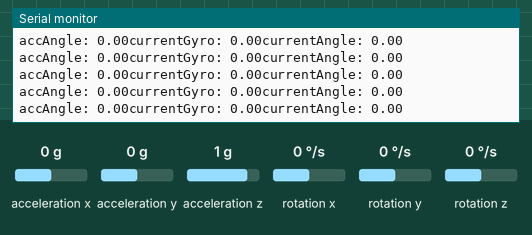
Simulated run of this sketch. Board: ESP8266 (NodeMCU). Parts: the last lines printed to the serial monitor. Wiring (inferred from the names in the program): MPU-6050 motion sensor at I2C address 0x68. The inputs (shaded band) are chosen by the test bench; at power-on: acceleration x 0 g, acceleration z 1 g, rotation y 0 °/s, acceleration y 0 g, rotation x 0 °/s, rotation z 0 °/s.

Above: at 1.5 s.
1.6 s: acceleration x set to -1.4 g
At 1.79 s:
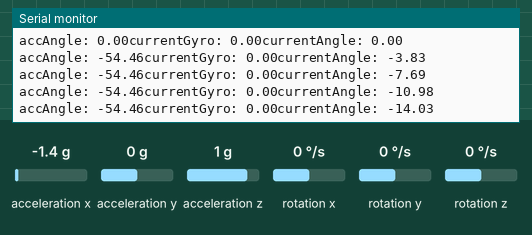
4.6 s: acceleration z set to -1.4 g
At 4.71 s:
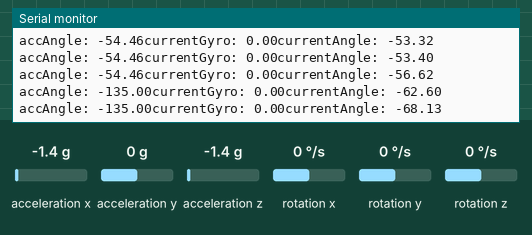
7.6 s: rotation y set to -100 °/s
At 7.66 s:
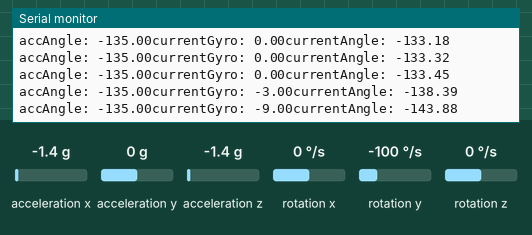
10.6 s: acceleration x set to 0 g
At 10.64 s:
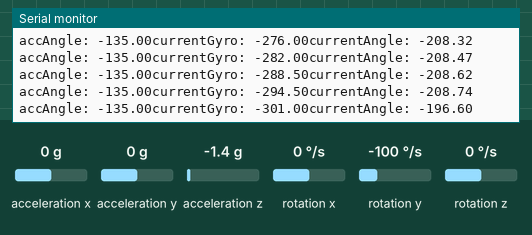
13.6 s: acceleration z set to 0 g
At 13.63 s:
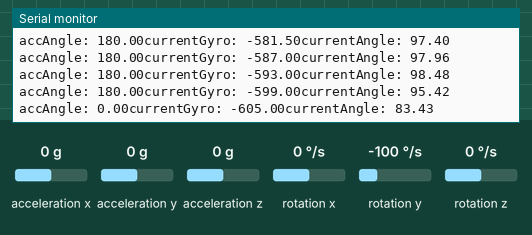
16.6 s: rotation y set to 192 °/s
At 16.65 s:
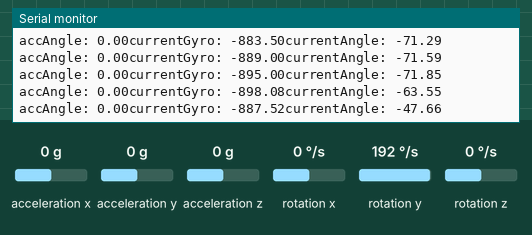
Timing chart, 0 to 19.6 s (numbered marks = the images above; inputs shaded):
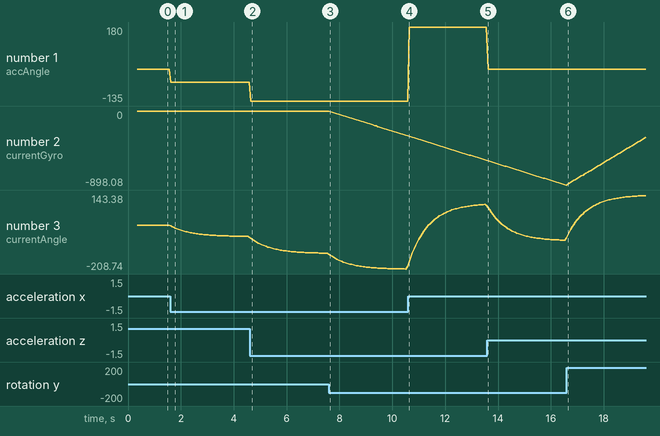

Measured:
- after the input at 1.6 s, the serial monitor: prints a new line at once (image 1)
- plotted number 1: 0 → -54.46 after the input at 1.6 s
- plotted number 3: 0 → -56.62 after the input at 1.6 s

The sketch:

GyroRoboter.ino
```cpp
#include <Wire.h>
#include <math.h>

// MPU6050 Slave Device Address
const uint8_t MPU6050SlaveAddress = 0x68;

// Select SDA and SCL pins for I2C communication
const uint8_t scl = D6;
const uint8_t sda = D7;

// sensitivity scale factor respective to full scale setting provided in datasheet
const uint16_t AccelScaleFactor = 16384;
const uint16_t GyroScaleFactor = 131;

// MPU6050 few configuration register addresses
const uint8_t MPU6050_REGISTER_SMPLRT_DIV   =  0x19;
const uint8_t MPU6050_REGISTER_USER_CTRL    =  0x6A;
const uint8_t MPU6050_REGISTER_PWR_MGMT_1   =  0x6B;
const uint8_t MPU6050_REGISTER_PWR_MGMT_2   =  0x6C;
const uint8_t MPU6050_REGISTER_CONFIG       =  0x1A;
const uint8_t MPU6050_REGISTER_GYRO_CONFIG  =  0x1B;
const uint8_t MPU6050_REGISTER_ACCEL_CONFIG =  0x1C;
const uint8_t MPU6050_REGISTER_FIFO_EN      =  0x23;
const uint8_t MPU6050_REGISTER_INT_ENABLE   =  0x38;
const uint8_t MPU6050_REGISTER_ACCEL_XOUT_H =  0x3B;
const uint8_t MPU6050_REGISTER_SIGNAL_PATH_RESET  = 0x68;


//
const uint8_t MPU6050_REGISTER_GYRO_XOUT_H = 0x43;
const uint8_t MPU6050_REGISTER_GYRO_YOUT_H = 0x45;
//

int16_t AccelX, AccelY, AccelZ, Temperature, GyroX, GyroY, GyroZ;

int16_t gyroRate = 0;
int16_t gyroCalli = 0;
float gyroAngle = 0.0;
float accAngle = 0.0;

float currentAngle = 0.0;
float currentGyro = 0.0;

//unsigned long currTime, prevTime=0, loopTime;

void setup() {
  Serial.begin(9600);
  Wire.begin(sda, scl);
  MPU6050_Init();
  callibrateGyroValues();
  Timer_Init();
}

void loop() {
  double Ax, Ay, Az, T, Gx, Gy, Gz;

  //GyroRate timer interval calculation
  //currTime = millis();
  //loopTime = currTime - prevTime;
  //prevTime = currTime;


  //Read_RawValue(MPU6050SlaveAddress, MPU6050_REGISTER_ACCEL_XOUT_H);


  //divide each with their sensitivity scale factor
  //Ax = (double)AccelX/AccelScaleFactor;
  //Ay = (double)AccelY/AccelScaleFactor;
  //Az = (double)AccelZ/AccelScaleFactor;
  //T = (double)Temperature/340+36.53; //temperature formula
  //Gx = (double)GyroX/GyroScaleFactor;
  //Gy = (double)GyroY/GyroScaleFactor;
  //Gz = (double)GyroZ/GyroScaleFactor;

  //---
  //accAngle = calcAccAngle(Ay, Az);
  //---

  //---
  //gyroRate = map(GyroX, -32768, 32767, -250, 250); // brauchen wir glaub ich nicht. int16_t Range ( -32768, 32767 ) werte /131 (GyroScaleFactor) = -250 250
  //gyroAngle = gyroAngle + (float)gyroRate*loopTime/1000;
  //---


  /*
   *  Print RAW Values
  */
  /*
  //Accerleration
  Serial.print("Ax: "); Serial.print(Ax);
  Serial.print(" Ay: "); Serial.print(Ay);
  Serial.print(" Az: "); Serial.println(Az);
 // Serial.print(" T: "); Serial.print(T);
  //Gyrosensor
  Serial.print(" Gx: "); Serial.print(Gx);
  Serial.print(" Gy: "); Serial.print(Gy);
  Serial.print(" Gz: "); Serial.println(Gz);
   */

 //Serial.println(accAngle);
 //Serial.println(gyroAngle);
 Serial.print("accAngle: "); Serial.print(accAngle);
 Serial.print("currentGyro: "); Serial.print(currentGyro);
 Serial.print("currentAngle: "); Serial.println(currentAngle);
  //delay(5);
}

void I2C_Write(uint8_t deviceAddress, uint8_t regAddress, uint8_t data){
  Wire.beginTransmission(deviceAddress);
  Wire.write(regAddress);
  Wire.write(data);
  Wire.endTransmission();
}

// read all 14 register
void Read_RawValue(uint8_t deviceAddress, uint8_t regAddress){
  Wire.beginTransmission(deviceAddress);
  Wire.write(regAddress);
  Wire.endTransmission();
  Wire.requestFrom(deviceAddress, (uint8_t)14);
  AccelX = (((int16_t)Wire.read()<<8) | Wire.read());
  AccelY = (((int16_t)Wire.read()<<8) | Wire.read());
  AccelZ = (((int16_t)Wire.read()<<8) | Wire.read());
  Temperature = (((int16_t)Wire.read()<<8) | Wire.read());
  GyroX = (((int16_t)Wire.read()<<8) | Wire.read());
  GyroY = (((int16_t)Wire.read()<<8) | Wire.read());
  GyroZ = (((int16_t)Wire.read()<<8) | Wire.read());
}

void Read_OneRawValue(uint8_t deviceAddress, uint8_t regAddress){
  Wire.beginTransmission(deviceAddress);
  Wire.write(regAddress);
  Wire.endTransmission();
  Wire.requestFrom(deviceAddress, (uint8_t)2);
  GyroX = (((int16_t)Wire.read()<<8) | Wire.read());
}

void Read_OneRawValueYGyro(uint8_t deviceAddress, uint8_t regAddress){
  Wire.beginTransmission(deviceAddress);
  Wire.write(regAddress);
  Wire.endTransmission();
  Wire.requestFrom(deviceAddress, (uint8_t)2);
  GyroY = (((int16_t)Wire.read()<<8) | Wire.read());
}


float calcAccAngle(double accY, double accZ) {
  return atan2(accY, accZ)*RAD_TO_DEG;
}


//configure MPU6050
void MPU6050_Init(){
  delay(150);
  I2C_Write(MPU6050SlaveAddress, MPU6050_REGISTER_SMPLRT_DIV, 0x07);
  I2C_Write(MPU6050SlaveAddress, MPU6050_REGISTER_PWR_MGMT_1, 0x01);
  I2C_Write(MPU6050SlaveAddress, MPU6050_REGISTER_PWR_MGMT_2, 0x00);
  I2C_Write(MPU6050SlaveAddress, MPU6050_REGISTER_CONFIG, 0x00);
  I2C_Write(MPU6050SlaveAddress, MPU6050_REGISTER_GYRO_CONFIG, 0x00);//set +/-250 degree/second full scale
  I2C_Write(MPU6050SlaveAddress, MPU6050_REGISTER_ACCEL_CONFIG, 0x00);// set +/- 2g full scale
  I2C_Write(MPU6050SlaveAddress, MPU6050_REGISTER_FIFO_EN, 0x00);
  I2C_Write(MPU6050SlaveAddress, MPU6050_REGISTER_INT_ENABLE, 0x01);
  I2C_Write(MPU6050SlaveAddress, MPU6050_REGISTER_SIGNAL_PATH_RESET, 0x00);
  I2C_Write(MPU6050SlaveAddress, MPU6050_REGISTER_USER_CTRL, 0x00);
}

//configure Interrupt
void Timer_Init(){
  timer1_attachInterrupt(onTimerISR);
  timer1_enable(TIM_DIV16, TIM_EDGE, TIM_LOOP);
  timer1_write(25000); //5ms
}

//Interrupt Service Routine on timer event
void onTimerISR(){
  Read_RawValue(MPU6050SlaveAddress, MPU6050_REGISTER_ACCEL_XOUT_H);

  /*
   * Only Acceleration
   */
  //double Ay = (double)AccelY/AccelScaleFactor;
  //double Az = (double)AccelZ/AccelScaleFactor;
  //accAngle = calcAccAngle(Ay, Az);


  /*
   * Only Gyro
   */
  /*
  //Read_OneRawValue(MPU6050SlaveAddress, MPU6050_REGISTER_GYRO_XOUT_H);
  //gyroRate = map(GyroX, -32768, 32767, -250, 250); // brauchen wir glaub ich nicht. int16_t Range ( -32768, 32767 ) werte /131 (GyroScaleFactor) = -250 250
  gyroRate = (GyroX - gyroCalli) / GyroScaleFactor;
  gyroAngle = gyroAngle + (float)gyroRate*0.005;   //gyroAngle only
  currentAngle = gyroAngle;
  */


  /*
   * Complementary
   */
  double Ax = (double)AccelX/AccelScaleFactor;
  double Az = (double)AccelZ/AccelScaleFactor;
  accAngle = calcAccAngle(Ax, Az);
  gyroRate = (GyroY - gyroCalli) / GyroScaleFactor;
  gyroAngle = (float)gyroRate*0.005;
  currentGyro = currentGyro + gyroAngle;
  currentAngle = 0.9934*(currentAngle + gyroAngle) + 0.0066*(accAngle);

}

void callibrateGyroValues(){
  Serial.print("calli");
  delay(150);
  for (int i=0; i<100; i++) {
    Read_OneRawValueYGyro(MPU6050SlaveAddress, MPU6050_REGISTER_GYRO_YOUT_H);
    gyroCalli = gyroCalli + GyroY;
  }
  //Serial.print(gyroCalli);
  gyroCalli = gyroCalli/100;
  //Serial.printf("Cali: %d \n",gyroCalli);
}
```
